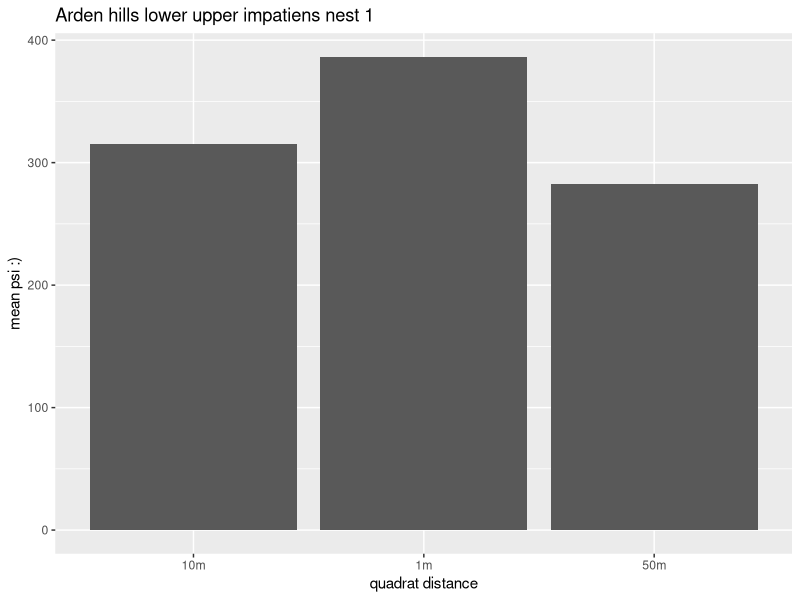

Write the R code that produced this figure.
# Nest Quest '24 + '25 habitat analysis # SD Oct 1 2025

# Variables of interest 
  # Leaf litter
  # percent cover of grass forb, bare ground, at the nest away from the nest. 
  # Soil density data too.


#### SET WORKING DIRECTORY
# getwd() # this is used to see what your current working directory is. 
# setwd() # this is the commmand you use to set a new working directory. 
#load packages
library(tidyverse) #dplyr package
library(lubridate)

#load data
habitat_all <- read.csv("nq_habitat2425.csv") #reading in the data from github

### Classifying Variables ###
#site column name needs fixed in spreadsheet? 
habitat_all$nest_ID <- as.factor(habitat_all$nest_ID) 
#habitat_all$per_bare <- as.factor(habitat_all$per_bare)
#habitat_all$per_forb <- as.factor(habitat_all$per_forb)
#habitat$per_grass <- as.factor(habitat_all$per_grass)

#first look at data
print(unique(habitat_all$nest_ID)) # 18 unique nests. no_nest is not a nest value.

print(unique(habitat_all$per_bare)) # looks good

print(unique(habitat_all$per_forb)) # looks good

print(unique(habitat_all$per_grass)) # there is a level in here "" that is just a blank space
habitat_all$per_grass[habitat_all$per_grass == "" ] <- NA # changing to NA
print(unique(habitat_all$per_grass)) #check. if "" is gone, then we are good. 

### Data Cleaning ###
#quadrat_no
table(habitat_all$quadrant_no) # values that are "about_x" should just be lumped with the closest quadrat distance
habitat_all$quadrant_no[habitat_all$quadrant_no == 'about_45S'] <- '50S' # replacing values
habitat_all$quadrant_no[habitat_all$quadrant_no == 'about_40S'] <- '50S'
habitat_all$quadrant_no[habitat_all$quadrant_no == 'about_40N'] <- '50N'
habitat_all$quadrant_no[habitat_all$quadrant_no == 'about_45N'] <- '50N'
habitat_all$quadrant_no[habitat_all$quadrant_no == 'about_55E'] <- '50E'
habitat_all$quadrant_no[habitat_all$quadrant_no == 'about_95M'] <- '100M'
table(habitat_all$quadrant_no) # check. do all values look right?

#percent cover data

habitat_all <- mutate(habitat_all, mean_litter_depth = rowMeans(select(habitat_all, starts_with("leaf_lit")), na.rm = TRUE))

#### Creating data set that includes quadrant distances
nest_quadrats <- habitat_all %>% 
  group_by(nest_ID, quadrant_no, year) %>% 
  mutate(quadrant_distance = case_when(quadrant_no == "1N" ~ "1m", # column with groupings of quadrat distance
                                      quadrant_no == "1S" ~ "1m",
                                      quadrant_no == "1E" ~ "1m",
                                      quadrant_no == "1W" ~ "1m",
                                      quadrant_no == "10N" ~ "10m",
                                      quadrant_no == "10S" ~ "10m",
                                      quadrant_no == "10E" ~ "10m",
                                      quadrant_no == "10W" ~ "10m",
                                      startsWith(quadrant_no, "50") ~ "50m",
                                      startsWith(quadrant_no, "0") ~ "0m",
                                      startsWith(quadrant_no, "100M") ~ "100m",
                                      startsWith(quadrant_no, "25M") ~ "25m",
                                      startsWith(quadrant_no, "75M") ~ "75m"),
         proximity = case_when(quadrant_no == "1N" ~ "near", # lumps quadrats into near (1m) nest and far from nest (10m and 50m) 
                              quadrant_no == "1S" ~ "near",
                              quadrant_no == "1E" ~ "near",
                              quadrant_no == "1W" ~ "near",
                              quadrant_no == "10N" ~ "far",
                              quadrant_no == "10S" ~ "far",
                              quadrant_no == "10E" ~ "far",
                              quadrant_no == "10W" ~ "far", 
                              quadrant_no == "50N" ~ "far",
                              quadrant_no == "50S" ~ "far",
                              quadrant_no == "50E" ~ "far",
                              quadrant_no == "50W" ~ "far", 
                              startsWith(quadrant_no, "50") ~ "transect",
                              startsWith(quadrant_no, "0") ~ "transect",
                              startsWith(quadrant_no, "100M") ~ "transect",
                              startsWith(quadrant_no, "25M") ~ "transect",
                              startsWith(quadrant_no, "75M") ~ "transect")) # lumping quadrant distances together

##### Habitat Analysis. Cover  and litter depth data here ####
nest_cover <- nest_quadrats %>% select(.,c("nest_ID",
                                           "year",
                                           "per_bare", 
                                           "per_forb", 
                                           "per_grass", 
                                           "mean_litter_depth",
                                           "quadrant_distance")) #simplifying data set for cover and litter analysis. Only selecting certain columns here.


# I think having a number 1-5 for to represent % ranges of cover in each quadrant will be good to average. 
# Goal is to average each distance.

nest_cover2 <- nest_cover %>% 
  group_by(nest_ID, quadrant_distance) %>% 
  mutate(per_bare = recode(per_bare, '0' = 0, '1_to_5' = 1, '25_to_50' = 3, '5_to_25' = 2, '50_to_75' = 4, '75_to_100' = 5),
         per_forb = recode(per_forb, '0' = 0, '1_to_5' = 1, '25_to_50' = 3, '5_to_25' = 2, '50_to_75' = 4, '75_to_100' = 5),
         per_grass = recode(per_grass, '0' = 0, '1_to_5' = 1, '25_to_50' = 3, '5_to_25' = 2, '50_to_75' = 4, '75_to_100' = 5))
     # assigned a numeric value to each of the percent cover categories. Now they should be able to be averaged
# 0 = 0
# 1_to_5 = 1
# 5_to_25 = 2
# 25_to_50 = 3
# 50_to_75 = 4
# 75_to_100 = 5

nest_cover2 <- nest_cover2 %>% 
  #group_by(nest_ID, quadrant_distance, year) %>% 
  summarize(avg_bare = mean(per_bare),
            avg_forb = mean(per_forb),
            avg_grass = mean(per_grass))
  

##### soil density analysis #####
# hi sami

### Habitat analaysis for soil density data. EB 10/7/25 ###

nest_cover_psi <- nest_quadrats %>% select(.,c("nest_ID", 
                                              "year", 
                                              "psi_avg", 
                                              "quadrant_distance")) #create new data frame to isolate soil density data

nest_cover_psi <- nest_cover_psi %>%
  group_by(nest_ID, quadrant_distance, year) %>%
  summarize(mean_psi = mean(psi_avg))


#barplot(mean_psi ~ nest_ID, data = nest_cover_psi)

nest_cover_psi %>% 
  filter(nest_ID == "ah_lowerupper_imp1") %>% 
  ggplot(aes(y = mean_psi, x = quadrant_distance)) +
  geom_bar(stat = "identity") +
  #facet_wrap(vars(quadrat_distance), ncol = 3) +
  labs(x = "quadrat distance", y = "mean psi :)") + 
  ggtitle("Arden hills lower upper impatiens nest 1")
